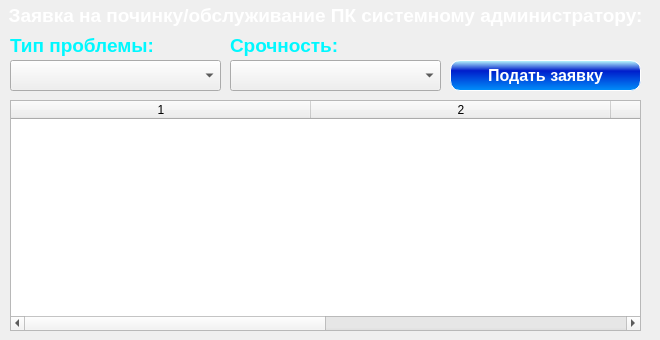
    <widget class="QWidget" name="page_7">
     <widget class="QLabel" name="label_10">
      <property name="geometry">
       <rect>
        <x>0</x>
        <y>0</y>
        <width>651</width>
        <height>31</height>
       </rect>
      </property>
      <property name="font">
       <font>
        <family>Arial</family>
        <pointsize>14</pointsize>
        <weight>75</weight>
        <bold>true</bold>
       </font>
      </property>
      <property name="text">
       <string>&lt;html&gt;&lt;head/&gt;&lt;body&gt;&lt;p&gt;&lt;span style=&quot; color:#ffffff;&quot;&gt;Заявка на починку/обслуживание ПК системному администратору:&lt;/span&gt;&lt;/p&gt;&lt;/body&gt;&lt;/html&gt;</string>
      </property>
      <property name="alignment">
       <set>Qt::AlignCenter</set>
      </property>
     </widget>
     <widget class="QLabel" name="label_11">
      <property name="geometry">
       <rect>
        <x>10</x>
        <y>30</y>
        <width>151</width>
        <height>31</height>
       </rect>
      </property>
      <property name="font">
       <font>
        <family>Arial</family>
        <pointsize>14</pointsize>
        <weight>75</weight>
        <bold>true</bold>
       </font>
      </property>
      <property name="text">
       <string>&lt;html&gt;&lt;head/&gt;&lt;body&gt;&lt;p&gt;&lt;span style=&quot; color:#00f8ff;&quot;&gt;Тип проблемы:&lt;/span&gt;&lt;/p&gt;&lt;/body&gt;&lt;/html&gt;</string>
      </property>
      <property name="alignment">
       <set>Qt::AlignLeading|Qt::AlignLeft|Qt::AlignVCenter</set>
      </property>
     </widget>
     <widget class="QTableWidget" name="tw1">
      <property name="geometry">
       <rect>
        <x>10</x>
        <y>100</y>
        <width>631</width>
        <height>231</height>
       </rect>
      </property>
      <property name="styleSheet">
       <string notr="true"/>
      </property>
      <property name="selectionBehavior">
       <enum>QAbstractItemView::SelectRows</enum>
      </property>
      <property name="textElideMode">
       <enum>Qt::ElideMiddle</enum>
      </property>
      <property name="rowCount">
       <number>0</number>
      </property>
      <property name="columnCount">
       <number>4</number>
      </property>
      <attribute name="horizontalHeaderCascadingSectionResizes">
       <bool>true</bool>
      </attribute>
      <attribute name="horizontalHeaderDefaultSectionSize">
       <number>300</number>
      </attribute>
      <attribute name="horizontalHeaderHighlightSections">
       <bool>true</bool>
      </attribute>
      <attribute name="horizontalHeaderStretchLastSection">
       <bool>true</bool>
      </attribute>
      <attribute name="verticalHeaderVisible">
       <bool>false</bool>
      </attribute>
      <attribute name="verticalHeaderCascadingSectionResizes">
       <bool>true</bool>
      </attribute>
      <attribute name="verticalHeaderStretchLastSection">
       <bool>false</bool>
      </attribute>
      <column/>
      <column/>
      <column/>
      <column/>
     </widget>
     <widget class="QComboBox" name="cbTaskType">
      <property name="geometry">
       <rect>
        <x>10</x>
        <y>60</y>
        <width>211</width>
        <height>31</height>
       </rect>
      </property>
      <property name="font">
       <font>
        <family>Arial Black</family>
        <pointsize>12</pointsize>
        <weight>50</weight>
        <bold>false</bold>
       </font>
      </property>
     </widget>
     <widget class="QComboBox" name="cbTaskDiff">
      <property name="geometry">
       <rect>
        <x>230</x>
        <y>60</y>
        <width>211</width>
        <height>31</height>
       </rect>
      </property>
      <property name="font">
       <font>
        <family>Arial Black</family>
        <pointsize>12</pointsize>
        <weight>50</weight>
        <bold>false</bold>
       </font>
      </property>
     </widget>
     <widget class="QLabel" name="label_12">
      <property name="geometry">
       <rect>
        <x>230</x>
        <y>30</y>
        <width>151</width>
        <height>31</height>
       </rect>
      </property>
      <property name="font">
       <font>
        <family>Arial</family>
        <pointsize>14</pointsize>
        <weight>75</weight>
        <bold>true</bold>
       </font>
      </property>
      <property name="text">
       <string>&lt;html&gt;&lt;head/&gt;&lt;body&gt;&lt;p&gt;&lt;span style=&quot; color:#00f8ff;&quot;&gt;Срочность:&lt;/span&gt;&lt;/p&gt;&lt;/body&gt;&lt;/html&gt;</string>
      </property>
      <property name="alignment">
       <set>Qt::AlignLeading|Qt::AlignLeft|Qt::AlignVCenter</set>
      </property>
     </widget>
     <widget class="QPushButton" name="pbCreateTask">
      <property name="geometry">
       <rect>
        <x>450</x>
        <y>60</y>
        <width>191</width>
        <height>31</height>
       </rect>
      </property>
      <property name="font">
       <font>
        <family>Arial</family>
        <pointsize>12</pointsize>
        <weight>75</weight>
        <bold>true</bold>
       </font>
      </property>
      <property name="styleSheet">
       <string notr="true">QPushButton {
	background-color:qlineargradient(spread:reflect, x1:0.515, y1:1, x2:0.528, y2:0, stop:0 rgba(0, 143, 250, 255), stop:0.655502 rgba(0, 29, 203, 255), stop:1 rgba(190, 255, 255, 255));
	color:rgb(255, 255, 255);
	border-width: 1px;
     border-style: solid;
     border-radius: 10px;
	min-width: 80px;
}

QPushButton:hover {
    background-color:qlineargradient(spread:reflect, x1:0.515, y1:1, x2:0.528, y2:0, stop:0 rgba(0, 143, 250, 255), stop:0.655502 rgba(82, 100, 203, 255), stop:1 rgba(190, 255, 255, 255));
}

QPushButton:pressed {
    background-color:qlineargradient(spread:reflect, x1:0.515, y1:1, x2:0.528, y2:0, stop:0 rgba(0, 143, 250, 255), stop:0.596154 rgba(85, 250, 255, 255), stop:1 rgba(190, 255, 255, 255));
}</string>
      </property>
      <property name="text">
       <string>Подать заявку</string>
      </property>
      <property name="icon">
       <iconset>
        <normaloff>images/filenew_8842.ico</normaloff>images/filenew_8842.ico</iconset>
      </property>
      <property name="iconSize">
       <size>
        <width>20</width>
        <height>20</height>
       </size>
      </property>
     </widget>
    </widget>
